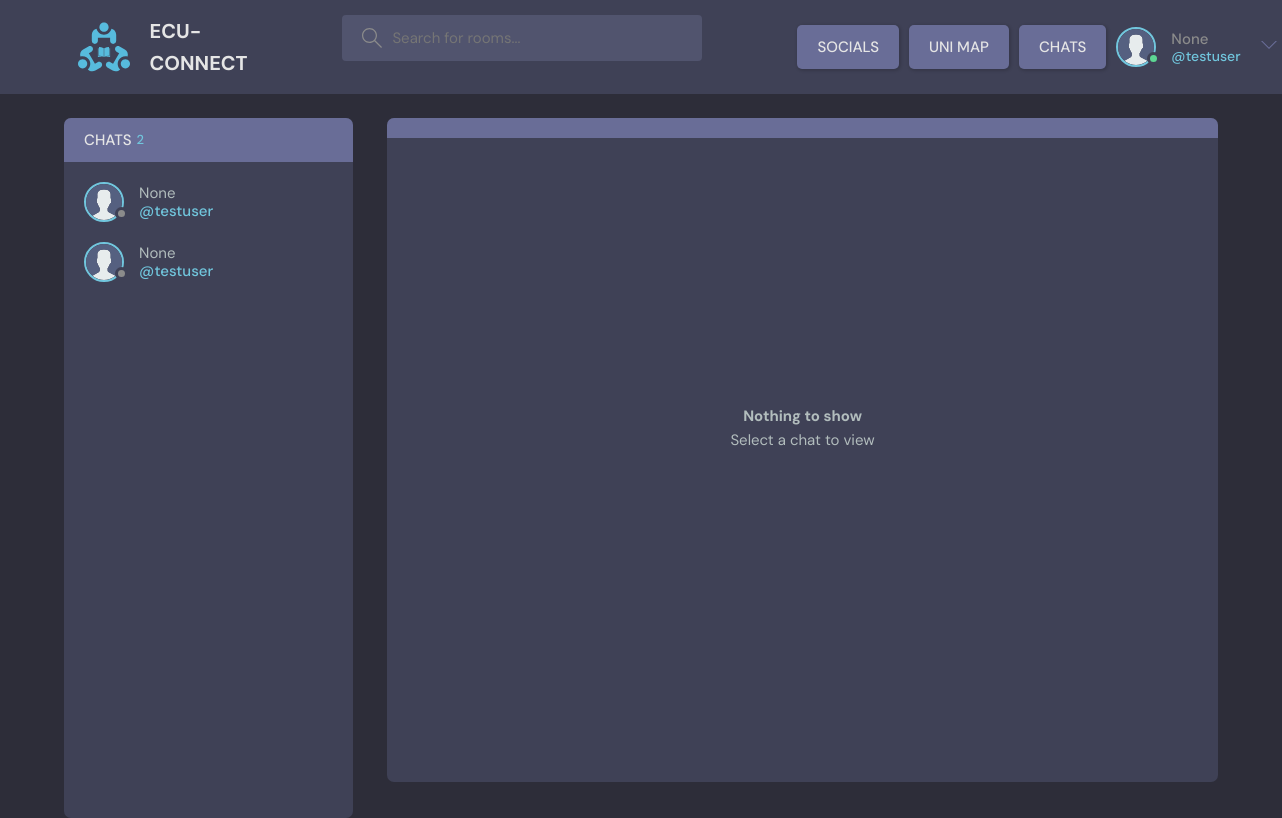
/chats (signed in), run on an earlier commit of the app's database.
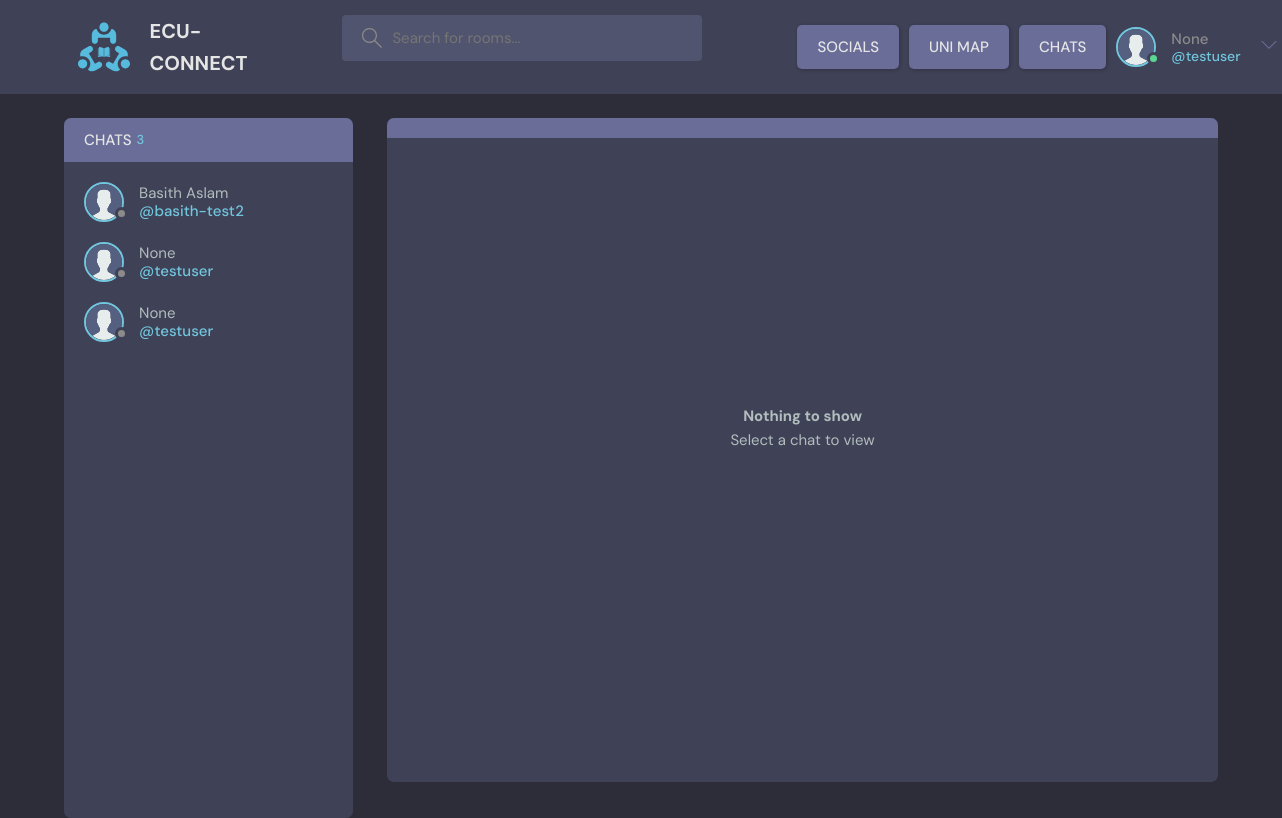
And on a later commit of the database.
### base/models.py (models this page shows)
class Chat(models.Model):
    sender = models.ForeignKey(User, related_name='sender', on_delete=models.CASCADE)
    receiver = models.ForeignKey(User, related_name='receiver', on_delete=models.CASCADE)
    updated = models.DateTimeField(auto_now= True)
    created = models.DateTimeField(auto_now_add= True)
    class Meta:
       ordering = ['-updated', '-created']

class User(AbstractUser):
    username = models.CharField(max_length=150, unique=True, null=True)
    name = models.CharField(max_length=200, null=True)
    email = models.EmailField(unique=True, null=True)
    bio = models.TextField(null=True)
    avatar = models.ImageField(null=True, default="avatar.svg")
    USERNAME_FIELD = 'email'
    REQUIRED_FIELDS = ['username']

### base/views.py (the view)
# urls.py: path('chats', views.allChats, name="chats"),
@login_required(login_url='login')
def allChats(request):
    chats = Chat.objects.filter(Q(sender=request.user) | Q(receiver=request.user)).order_by('-created')
    context = {'chats': chats, 'chatCount': chats.count()}
    return render(request, 'base/chats.html', context)

### base/templates/base/chats.html (shortened to what this page needs)
{% extends 'main.html' %} {% block content %}
<main class="profile-page layout layout--2">
  <div class="container">
    <div class="participants chats">
      <h3 class="participants__top">Chats <span>{{ chatCount }}</span></h3>
      <div class="participants__list scroll">
        {% for chat in chats %}
        <a href="{% url 'chats' chat.id %}" class="participant">
          <div class="avatar avatar--medium">
            <img src="{{chat.receiver.avatar.url}}" />
          </div>
          <p>
            {{chat.receiver.name}}
            <span>@{{chat.receiver.username}}</span>
          </p>
        </a>
        {% endfor %}
      </div>
    </div>
    {% if chat %}
    <div class="room messages">
      <div class="room__top">
        <div class="room__topLeft">
          <h3>{{chat.receiver.name}}</h3>
        </div>
      </div>
      <div class="room__box scroll">
        <div class="room__conversation message-room">
          <div class="threads message-conversation scroll">
            {% for chatMessage in chatMessages %}
            <div class="thread">
              <div class="thread__top">
                <div class="thread__author">
                  <a
                    href="{% url 'user_profile' chatMessage.user.id %}"
                    class="thread__authorInfo"
                  >
                    <div class="avatar avatar--small">
                      <img src="{{chatMessage.user.avatar.url}}" />
                    </div>
                    {% if request.user == chatMessage.user %} You {% else %}
                    {{chatMessage.user.name}} {% endif %}
                  </a>
                  <span class="thread__date"
                    >{{chatMessage.created|timesince}} ago</span
                  >
                </div>
                {% if request.user == chatMessage.user %}
                <a href="{% url 'delete_message' chatMessage.id %}">
                  <div class="thread__delete">
                    <svg
                      version="1.1"
                      xmlns="http://www.w3.org/2000/svg"
                      width="32"
                      height="32"
                      viewBox="0 0 32 32"
                    >
                      <title>remove</title>
                      <path
                        d="M27.314 6.019l-1.333-1.333-9.98 9.981-9.981-9.981-1.333 1.333 9.981 9.981-9.981 9.98 1.333 1.333 9.981-9.98 9.98 9.98 1.333-1.333-9.98-9.98 9.98-9.981z"
                      ></path>
                    </svg>
                  </div>
                </a>
                {% endif %}
              </div>
              <div class="thread__details">{{chatMessage.body}}</div>
            </div>
            {% endfor %}
          </div>
        </div>
      </div>
      <div class="room__message">
        <form action="" method="POST">
          {% csrf_token %}
          <input
            required
            autofocus
            name="body"
            placeholder="Write your message here..."
          />
        </form>
      </div>
    </div>
    {% else %}
    <div class="room messages">
      <div class="room__top">
      </div>
      <div class="room__box scroll">
        <div class="room__conversation message-room empty-message">
          <h3>Nothing to show</h3>
          <p>Select a chat to view</p>
        </div>
      </div>
    </div>
    {% endif %}
  </div>
</main>
{% endblock content %}

What changed in the data, as far as the page shows it:
added Chat: receiver.avatar (placeholder picture), receiver.name "Basith Aslam", receiver.username "basith-test2"
Also different on the page:
{{ chatCount }}: "2" → "3"
